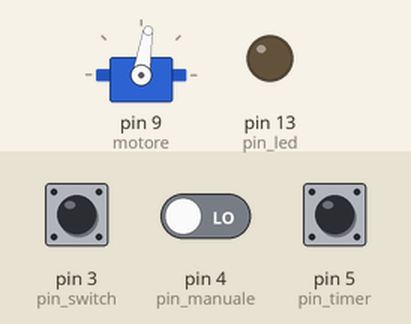
Recording of a sketch running on a simulated Arduino Uno, built with avr-gcc and run on an emulated ATmega328P. Shown: servo, output pins drawn as LEDs (lit = HIGH). The inputs (shaded band) are chosen by the test bench; at power-on: pin 3 (pin_switch) LOW, pin 4 (pin_manuale) LOW, pin 5 (pin_timer) HIGH.

Above: at 8.2 s.
8.3 s: pin 3 (pin_switch) pulled HIGH for 3.2 s
At 11.4 s:
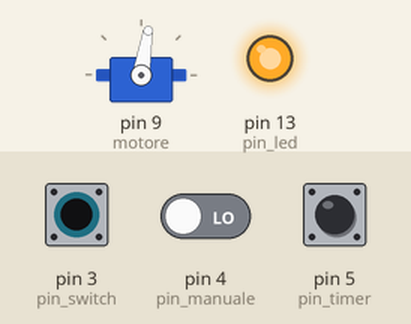
13.0 s: pin 4 (pin_manuale) driven HIGH
At 14.02 s:
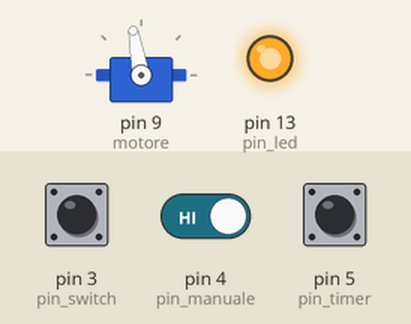
At 18.8 s:
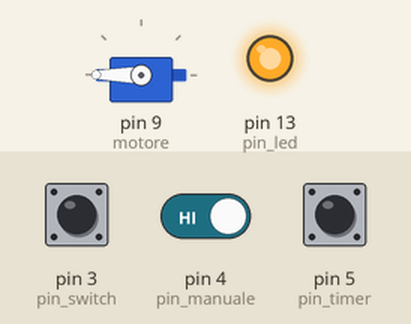
Timing chart, 0 to 20.3 s (numbered marks = the images above; inputs shaded):
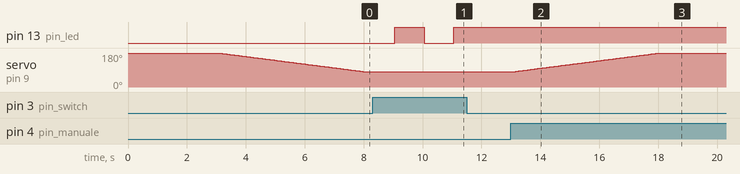

The sketch:

galline-v2-beta.ino
```cpp
#include "Servo.h"; //libreria per utilizzare servomotori

//Variabile per gestione del servomotore

Servo motore; //variabile gestione servomotore

/*
 Variabili per la definizione dei pin per interagire con i vari dispositivi elettrici
 */

int pin_switch = 3; // Pin 3: modalità automatica/manuale
int pin_manuale = 4;  // Pin 4: gestione apertura/chiusura manuale
int pin_timer = 5;   // Pin 5: gestione timer automatico
int pin_led=13;  // Pin 6: gestione led

//Flag per la gestione degli stati del programma
boolean stato=false; //Indica la modalità del programma => true->cambia stato, false->no change
boolean stato_manuale=false; //Indica lo stato del pulsante manuale
boolean stato_timer=false; //Indica lo stato del timer
boolean aut=true;// true->automatico ; false->manuale
boolean stato_porta=false; //false->chiusa; true->aperta

int pos=240;//posizione motore
const int velocita_step_motore=50;  //velocità del motore degli step del motore
int gradi_motore_chiuso=240;             //posizione motore a porta chiusa
int gradi_motore_aperto=80;           //posizione motore a porta aperta


//Test Mode
boolean test=false;


void setup() {
  //Start dei pin da utilizzare nel programma
  motore.attach(9);
  pinMode(pin_manuale,INPUT);
  pinMode(pin_timer,INPUT);
  pinMode(pin_switch,INPUT);
  pinMode(pin_led,OUTPUT);


//test mode
  if(test==true){
    Serial.begin(9600);
    Serial.print("Test Mode");
    Serial.print("\n");
  }
  chiudi_porta();
}

void loop() {

//Lettura dello stato dello switch
stato=digitalRead(pin_switch);
Controllo_stato_switch(stato);
if(test==true){
Serial.print("Modalita':");
Serial.print(aut);
Serial.print("\n");
}
if(aut==true)
{

stato_timer=digitalRead(pin_timer);
Gestione_timer_automatico();
}else
{
stato_manuale= digitalRead(pin_manuale);
if(stato_manuale==true)
{
  Gestione_cancello_manuale();
}
}
 stato=false;
 delay(1000);
}

//Funzione per controllare l'evento di passaggio tra modalità automatica e manuale

void Controllo_stato_switch(boolean state)
{
  if(state==true)//se è stata cambiata la modalità
  {
   if(aut==false)// se era in manuale passa in automatico
      {
        if(test==true)// stampa in seriale lo stato
        {
        Serial.print("Modalita' automatica");
        Serial.print("\n");
        }
      aut=true;
      digitalWrite(pin_led,LOW);
      }
      else// se era in automatico passa in manuale
      {
      aut=false;
      digitalWrite(pin_led,HIGH);
        Serial.print("Modalita' manuale");
        Serial.print("\n");
      }
  }
}

//Funzione per gestione dell'apertura e chiusura automatica del timer
void Gestione_timer_automatico()
{
  if(test==true)
  {
Serial.print("Stato timer:");
Serial.print(stato_timer);
Serial.print("\n");

Serial.print("Stato porta:");
Serial.print(stato_porta);
Serial.print("\n");
  }
 if(stato_timer==false&&stato_porta==true)
 {
  if(test==true)// stampa in seriale lo stato
        {
        Serial.print("Chiusura automatica x timer");
        Serial.print("\n");
        }
  chiudi_porta();
  stato_porta=false;
 }
 if(test==true){
  Serial.print("Stato timer:");
  Serial.print(stato_timer);
  Serial.print("\n");

  Serial.print("Stato porta:");
  Serial.print(stato_porta);
  Serial.print("\n");
  }
 if(stato_timer==true&&stato_porta==false)
 {
  if(test==true)// stampa in seriale lo stato
        {
        Serial.print("Apertura automatica x timer");
        Serial.print("\n");
        }
  apri_porta();
  stato_porta=true;
 }
}


//Funzione per apertura e chiusura manuale del cancello
void Gestione_cancello_manuale()
{
    if(stato_porta==false)
  {
    if(test==true)// stampa in seriale lo stato
        {
        Serial.print("Apertura manuale");
        Serial.print("\n");
        }
    apri_porta();
    stato_porta=true;
  }else
  {
    if(test==true)// stampa in seriale lo stato
        {
        Serial.print("Chiusura manuale");
        Serial.print("\n");
        }
    chiudi_porta();
    stato_porta=false;
  }
}
// questa funzione porta il motore a 180 gradi e apre la porta (i gradi sono in una variabile)
void apri_porta()
{

  for (int i=pos; i > gradi_motore_aperto; i--) {
    pos=i;
    motore.write(pos);
    delay(velocita_step_motore);
  }
}

// questa funzione porta il motore a 0 gradi e chiude la porta (i gradi sono in una variabile)
void chiudi_porta()
{

  for (int i = pos; i <= gradi_motore_chiuso; i++) {
    pos=i;
    motore.write(i);
    delay(velocita_step_motore);
  }
}
```

Measured:
- after the input at 8.3 s, pin 13 (pin_led): LOW → HIGH after 0.76 s, → LOW 1.0 s later, → HIGH 1.0 s later
- after the input at 13.0 s, servo on pin 9 (motore): moves from 81° to 180° over 4.9 s, starting after 0.11 s
